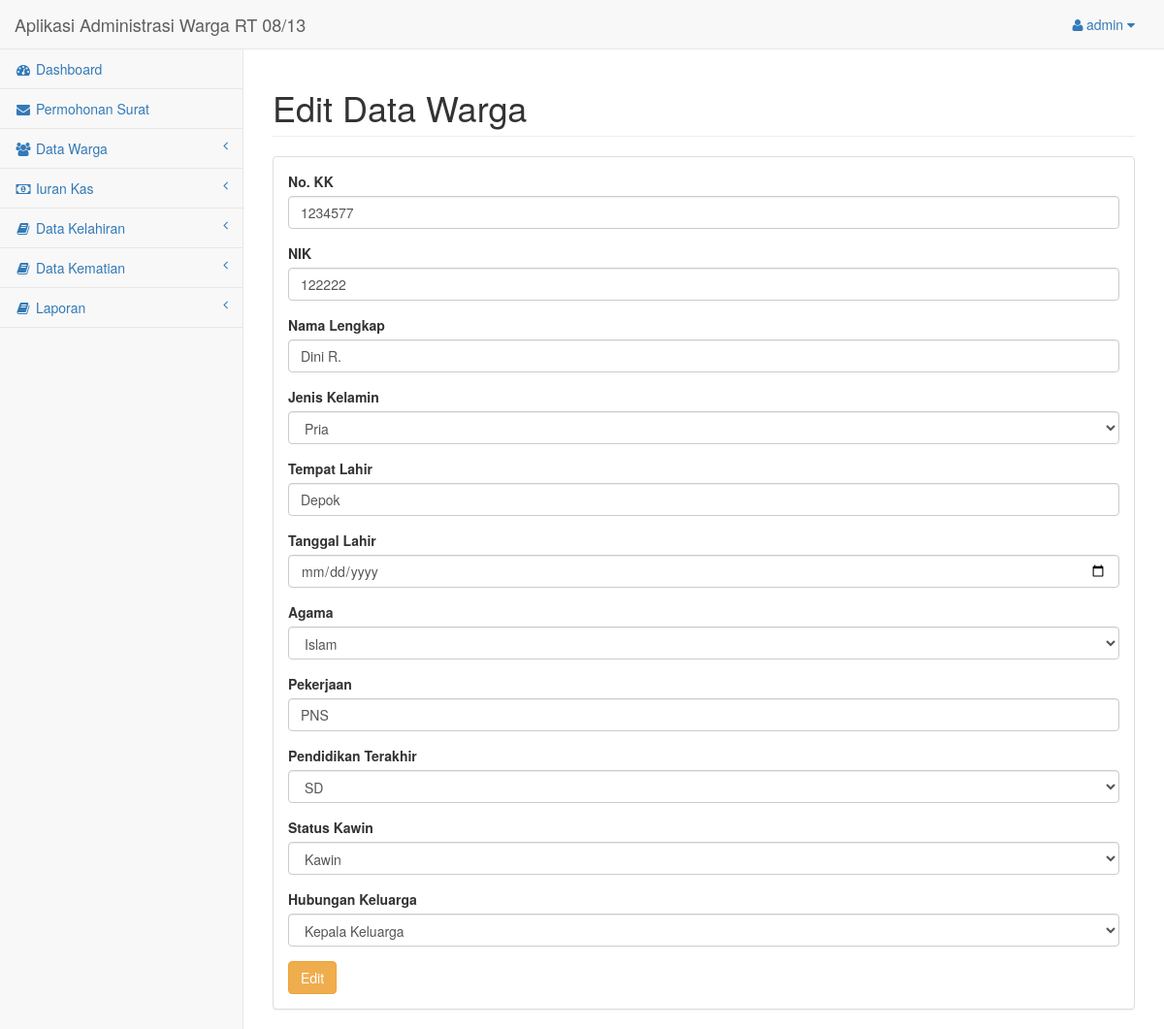
The page /halaman_admin/warga-formedit.php?id=122222 (signed in) on the database its author committed.
### tables this page shows
CREATE TABLE `tabel_warga` (
  `no_kk` varchar(30) NOT NULL,
  `nik` varchar(30) NOT NULL,
  `nama` varchar(50) NOT NULL,
  `jk` varchar(10) NOT NULL,
  `tempat_lahir` varchar(20) NOT NULL,
  `tgl_lahir` varchar(30) NOT NULL,
  `agama` varchar(20) NOT NULL,
  `pekerjaan` varchar(20) NOT NULL,
  `pendidikan` varchar(20) NOT NULL,
  `status_kawin` varchar(12) NOT NULL,
  `status_keluarga` varchar(20) NOT NULL
);

### halaman_admin/warga-formedit.php (the view, shortened to what this page needs)
<?php
include("layout-header.php");
    $id = $_GET['id'];
    $sql = "SELECT * FROM tabel_warga WHERE nik='$id'";
    $query = mysqli_query($koneksi, $sql);
    $warga = mysqli_fetch_assoc($query);
?>
<div id="page-wrapper">
    <div class="row">
        <div class="col-lg-12">
            <h1 class="page-header">Edit Data Warga</h1>
        </div>
    </div>
    <div class="row">
        <div class="col-lg-12">
            <div class="panel panel-default">
                <div class="panel-body">
                    <div class="row">
                        <div class="col-lg-12">
                            <form  method="POST" enctype="multipart/form-data" action="warga-edit.php" role="form">
                                <div class="form-group">
                                    <label>No. KK</label>
                                    <input class="form-control" name="kk" placeholder="No. KK" value="<?php echo $warga['no_kk']; ?>">
                                </div>
                                <div class="form-group">
                                    <label>NIK</label>
                                    <input class="form-control" name="nik" placeholder="NIK" value="<?php echo $warga['nik']; ?>">
                                </div>
                                <div class="form-group">
                                    <label>Nama Lengkap</label>
                                    <input class="form-control" name="nama" placeholder="Nama Lengkap" value="<?php echo $warga['nama']; ?>">
                                </div>
                                <div class="form-group">
                                    <label>Jenis Kelamin</label>
                                    <select class="form-control" name="jk">
                                        <option value="Pria">Pria</option>
                                    </select>
                                </div>
                                <div class="form-group">
                                    <label>Tempat Lahir</label>
                                    <input class="form-control" name="tempat" placeholder="Tempat Lahir" value="<?php echo $warga['tempat_lahir']; ?>">
                                </div>
                                <div class="form-group">
                                    <label>Tanggal Lahir</label>
                                    <input class="form-control" type="date" name="tgl">
                                </div>
                                <div class="form-group">
                                    <label>Agama</label>
                                    <select class="form-control" name="agama">
                                        <option value="Islam">Islam</option>
                                    </select>
                                </div>
                                <div class="form-group">
                                    <label>Pekerjaan</label>
                                    <input class="form-control" name="kerja" placeholder="Pekerjaan" value="<?php echo $warga['pekerjaan']; ?>">
                                </div>
                                <div class="form-group">
                                    <label>Pendidikan Terakhir</label>
                                    <select class="form-control" name="pend">
                                        <option value="SD">SD</option>
                                    </select>
                                </div>
                                <div class="form-group">
                                    <label>Status Kawin</label>
                                    <select class="form-control" name="kawin">
                                        <option value="Kawin">Kawin</option>
                                    </select>
                                </div>
                                <div class="form-group">
                                    <label>Hubungan Keluarga</label>
                                    <select class="form-control" name="hubkeluarga">
                                        <option value="Kepala Keluarga">Kepala Keluarga</option>
                                    </select>
                                </div>
                                <input type="submit" name="edit" class="btn btn-warning" value="Edit"/>
                            </form>
                        </div>
                    </div>
                </div>
            </div>
        </div>
    </div>
</div>
</div>
<?php include("layout-footer.php"); ?>

### rows shown on the page
tabel_warga: kk "1234577", nik "122222", nama "Dini R.", tempat "Depok", kerja "PNS"

### other values the page prints
$_SESSION['username'] "admin"
